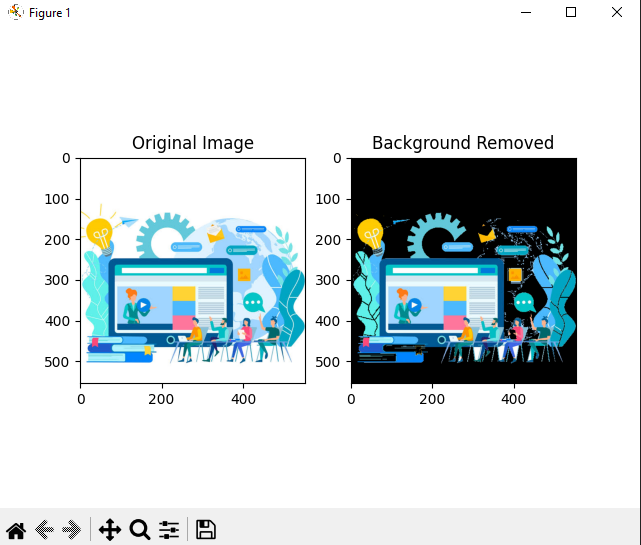

Write Python code to recreate this figure.
import cv2
import numpy as np
from tkinter import Tk, Button, Label
from tkinter.filedialog import askopenfilename
from matplotlib import pyplot as plt

def browse_image():
    Tk().withdraw()  # Hide the Tkinter root window
    filename = askopenfilename(filetypes=[("Image Files", "*.jpg *.jpeg *.png")])  # Show the file dialog
    if filename:
        remove_background(filename)

def remove_background(image_path):
    # Load the image
    image = cv2.imread(image_path)

    # Convert the image to grayscale
    gray = cv2.cvtColor(image, cv2.COLOR_BGR2GRAY)

    # Apply a threshold to create a binary image
    _, threshold = cv2.threshold(gray, 200, 255, cv2.THRESH_BINARY_INV)

    # Find contours in the binary image
    contours, _ = cv2.findContours(threshold, cv2.RETR_EXTERNAL, cv2.CHAIN_APPROX_SIMPLE)

    # Create a mask of the same size as the image
    mask = np.zeros_like(image)

    # Draw the contours on the mask
    cv2.drawContours(mask, contours, -1, (255, 255, 255), thickness=cv2.FILLED)

    # Apply the mask to the image
    result = cv2.bitwise_and(image, mask)

    # Display the original image and the result
    plt.subplot(121), plt.imshow(cv2.cvtColor(image, cv2.COLOR_BGR2RGB)), plt.title('Original Image')
    plt.subplot(122), plt.imshow(cv2.cvtColor(result, cv2.COLOR_BGR2RGB)), plt.title('Background Removed')
    plt.show()

# Create the GUI window
window = Tk()

# Create the browse image button
browse_button = Button(window, text="Browse Image", command=browse_image)
browse_button.pack()

# Create the remove background button
remove_button = Button(window, text="Remove Background", command=lambda: remove_background(image_path))
remove_button.pack()

# Run the GUI event loop
window.mainloop()
